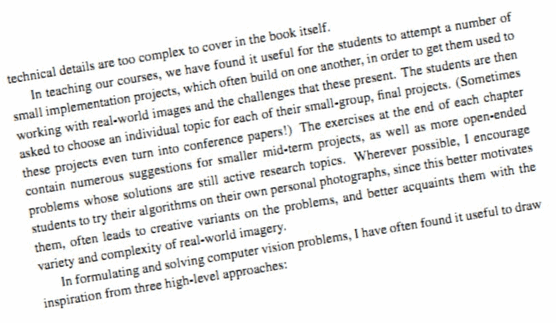
//> input picture inputFiles/imgs/rotatedText.png, 556 x 323 px
$ ./exercise_11   (built with g++ and OpenCV 4)
//> lines starting //> are read from the running program, lines starting //| are printed output that depends on the picture
#include <iostream>
#include <opencv2/calib3d.hpp>
#include <opencv2/core.hpp>
#include <opencv2/highgui.hpp>
#include <opencv2/imgproc.hpp>


void rearrange(cv::Mat toBeArranged);
cv::Mat rotate(double angle, cv::Mat toRotate);


int main(int argc, char **argv) {
    cv::Mat img = cv::imread("../inputFiles/imgs/rotatedText.png", cv::IMREAD_GRAYSCALE);
//> img: 323 rows x 556 cols, CV_8UC1; min 15, max 254, mean 235.3

    cv::Mat padded;
    int m = cv::getOptimalDFTSize(img.rows);
//> m = 324
    int n = cv::getOptimalDFTSize(img.cols);
//> n = 576
    copyMakeBorder(img, padded, (m - img.rows)/2, (m - img.rows)/2, (n - img.cols)/2, (n - img.cols)/2, cv::BORDER_CONSTANT, cv::Scalar::all(0));

    cv::Mat planes[] = {cv::Mat_<float>(padded), cv::Mat::zeros(padded.size(), CV_32F)};
//> planes[1]: 323 rows x 576 cols, CV_32FC1; every value is 0
    cv::Mat fourier;
    cv::merge(planes, 2, fourier);
    cv::dft(fourier, fourier);

    cv::split(fourier, planes);
    cv::magnitude(planes[0], planes[1], planes[0]); // ???
    cv::Mat amplitude = planes[0];
    cv::Mat phase = planes[1];

    // add 1 to not run into problem with the log and go to log scale
    amplitude += cv::Scalar::all(1);
    log(amplitude, amplitude);
    phase += cv::Scalar::all(1);
    log(phase, phase);

    // crop the spectrum, if it has an odd number of rows or columns
    amplitude = amplitude(cv::Rect(0, 0, amplitude.cols & -2, amplitude.rows & -2)); // &: bitwise and
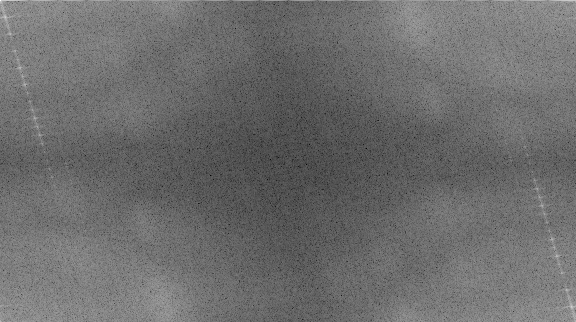
//> amplitude: 322 rows x 576 cols, CV_32FC1; min 1.31, max 17.56, mean 8.27; drawn with min black and max white
    phase = phase(cv::Rect(0, 0, phase.cols & -2, phase.rows & -2)); // &: bitwise and
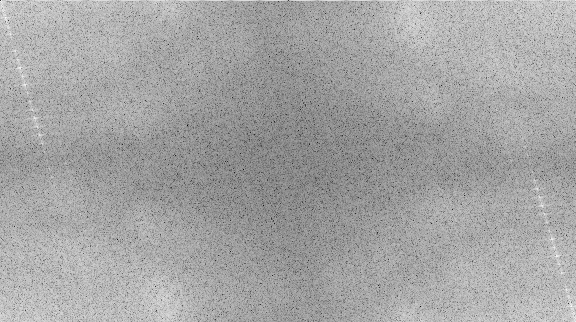
//> phase: 322 rows x 576 cols, CV_32FC1; min -3.36, max 13.57, mean 7.57; drawn with min black and max white


    // rearrange the quadrants of Fourier image  so that the origin is at the image center and normalize it for visualization
    rearrange(amplitude);
//> in rearrange, `tmp.copyTo(q2);`:
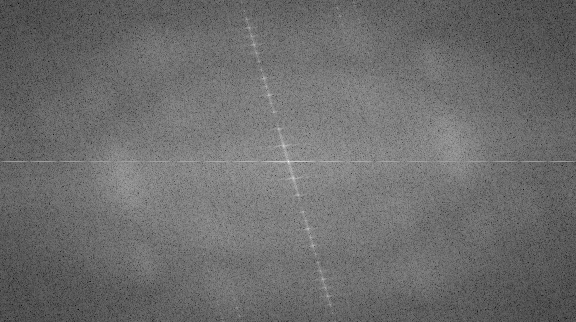
//> toBeArranged: 322 rows x 576 cols, CV_32FC1; min 1.31, max 17.56, mean 8.27; drawn with min black and max white
    normalize(amplitude, amplitude, 0, 1, cv::NORM_MINMAX);
    rearrange(phase);
//> in rearrange (call 2), `cv::Mat q1(toBeArranged, cv::Rect(cx, 0, cx, cy));`:
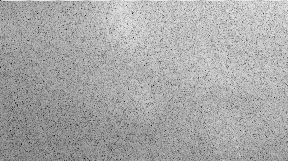
//> q1: 161 rows x 288 cols, CV_32FC1; min -1.96, max 12.6, mean 7.65; drawn with min black and max white
//> in rearrange (call 2), `cv::Mat q2(toBeArranged, cv::Rect(0, cy, cx, cy));`:
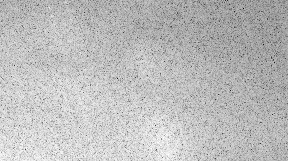
//> q2: 161 rows x 288 cols, CV_32FC1; min -3.36, max 11.43, mean 7.62; drawn with min black and max white
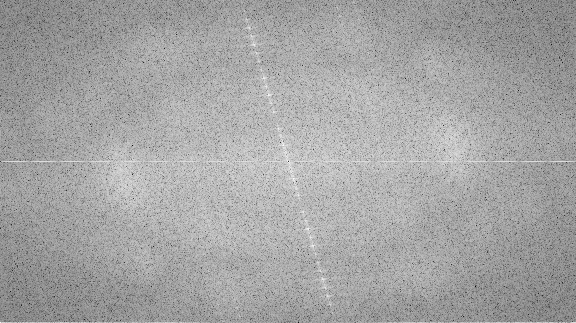
//> planes[1]: 323 rows x 576 cols, CV_32FC1; min -3.36, max 13.57, mean 7.57; drawn with min black and max white
    normalize(phase, phase, 0, 1, cv::NORM_MINMAX);

    cv::imshow("Image", img);
    cv::imshow("Amplitude", amplitude);
    cv::imshow("Phase", phase);

    img = rotate(-10, img);
//> in rotate, `cv::warpAffine(toRotate, dst, rot, bbox.size());`:
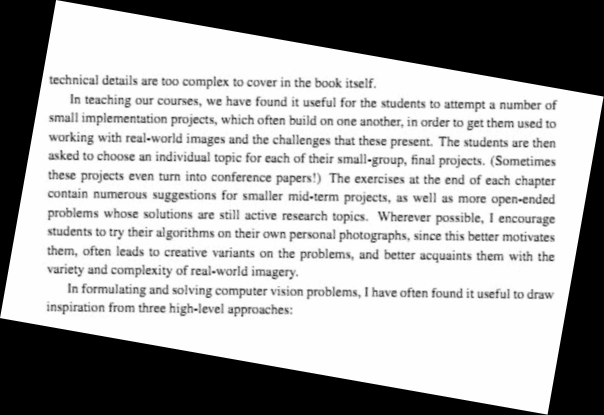
//> dst: 415 rows x 604 cols, CV_8UC1; min 0, max 254, mean 168.6
    cv::imshow("Image rotated", img);
    cv::waitKey(0);

    return 0;
}


void rearrange(cv::Mat toBeArranged){
    int cx = toBeArranged.cols/2;
    int cy = toBeArranged.rows/2;
    cv::Mat q0(toBeArranged, cv::Rect(0, 0, cx, cy));   // Top-Left - Create a ROI per quadrant
    cv::Mat q1(toBeArranged, cv::Rect(cx, 0, cx, cy));  // Top-Right
    cv::Mat q2(toBeArranged, cv::Rect(0, cy, cx, cy));  // Bottom-Left
    cv::Mat q3(toBeArranged, cv::Rect(cx, cy, cx, cy)); // Bottom-Right
    cv::Mat tmp;                           // swap quadrants (Top-Left with Bottom-Right)
    q0.copyTo(tmp);
    q3.copyTo(q0);
    tmp.copyTo(q3);
    q1.copyTo(tmp);                    // swap quadrant (Top-Right with Bottom-Left)
    q2.copyTo(q1);
    tmp.copyTo(q2);
}


cv::Mat rotate(double angle, cv::Mat toRotate){
    // get rotation matrix for rotating the image around its center in pixel coordinates
    cv::Point2f center((toRotate.cols-1)/2.0, (toRotate.rows-1)/2.0);
    cv::Mat rot = cv::getRotationMatrix2D(center, angle, 1.0);
    // determine bounding rectangle, center not relevant
    cv::Rect2f bbox = cv::RotatedRect(cv::Point2f(), toRotate.size(), angle).boundingRect2f();
    // adjust transformation matrix
    rot.at<double>(0,2) += bbox.width/2.0 - toRotate.cols/2.0;
    rot.at<double>(1,2) += bbox.height/2.0 - toRotate.rows/2.0;
    cv::Mat dst;
    cv::warpAffine(toRotate, dst, rot, bbox.size());
    return dst;
}

$ run again, with inputFiles/imgs/handwroteNumbers.png copied over inputFiles/imgs/rotatedText.png
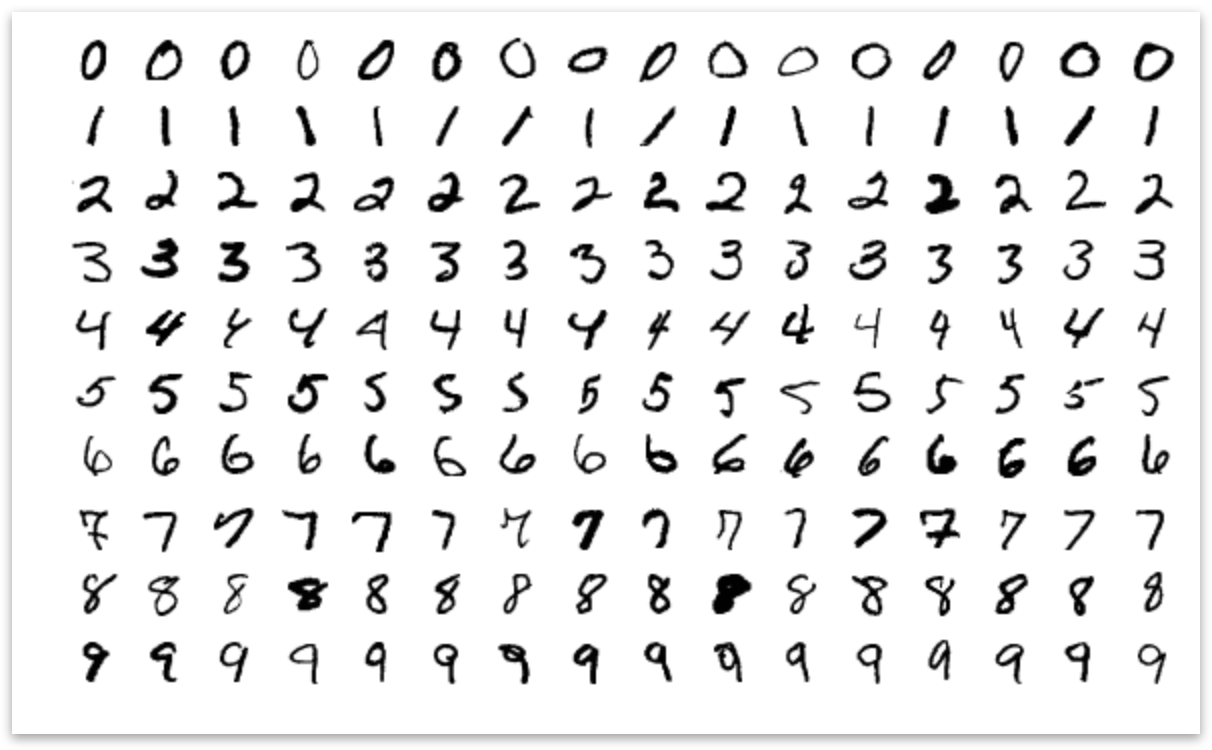
//> input picture inputFiles/imgs/handwroteNumbers.png, 1212 x 750 px
//> img is the input picture: 750 rows x 1212 cols, CV_8UC1; min 0, max 255, mean 235.4
//> in rearrange (call 2), `tmp.copyTo(q2);`:
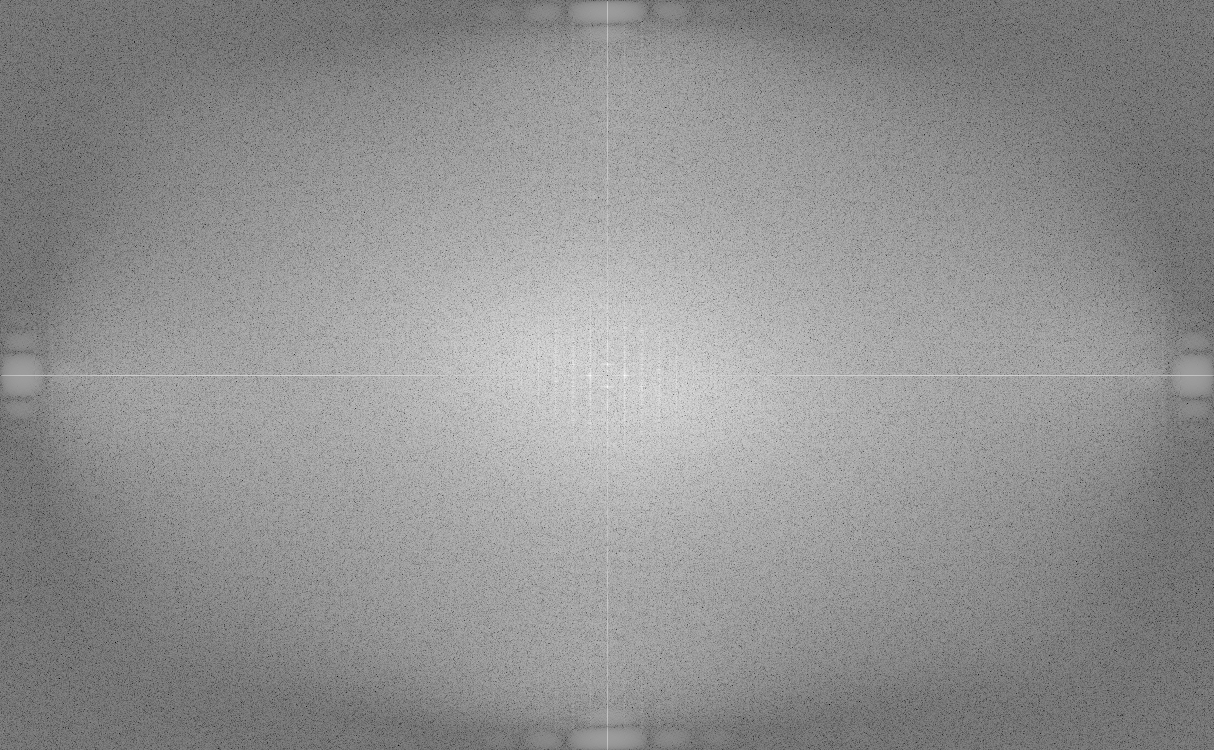
//> toBeArranged: 750 rows x 1214 cols, CV_32FC1; min -6.93, max 16.3, mean 6.31; drawn with min black and max white
//> in rotate, `cv::warpAffine(toRotate, dst, rot, bbox.size());`:
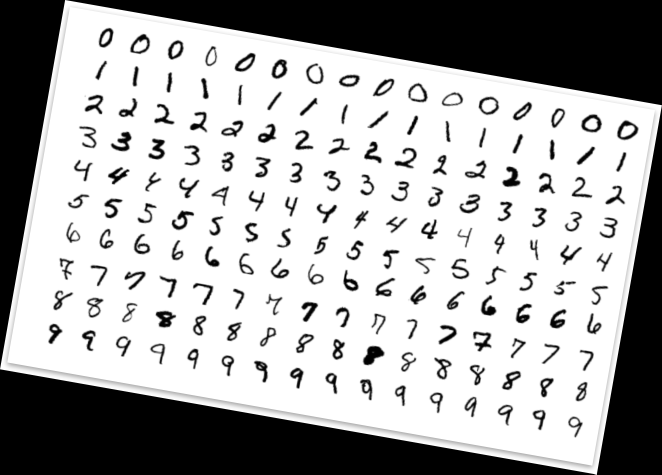
//> dst: 949 rows x 1324 cols, CV_8UC1 (shown at 1/2 size); min 0, max 255, mean 170.3
